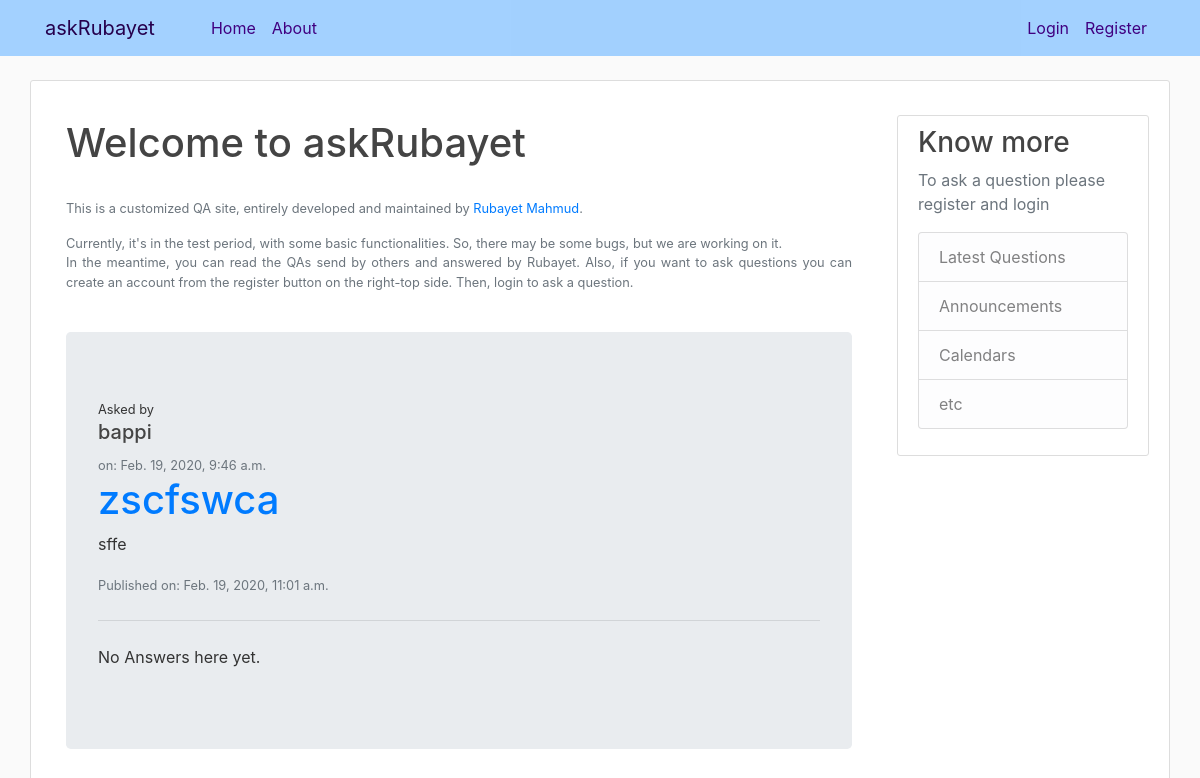
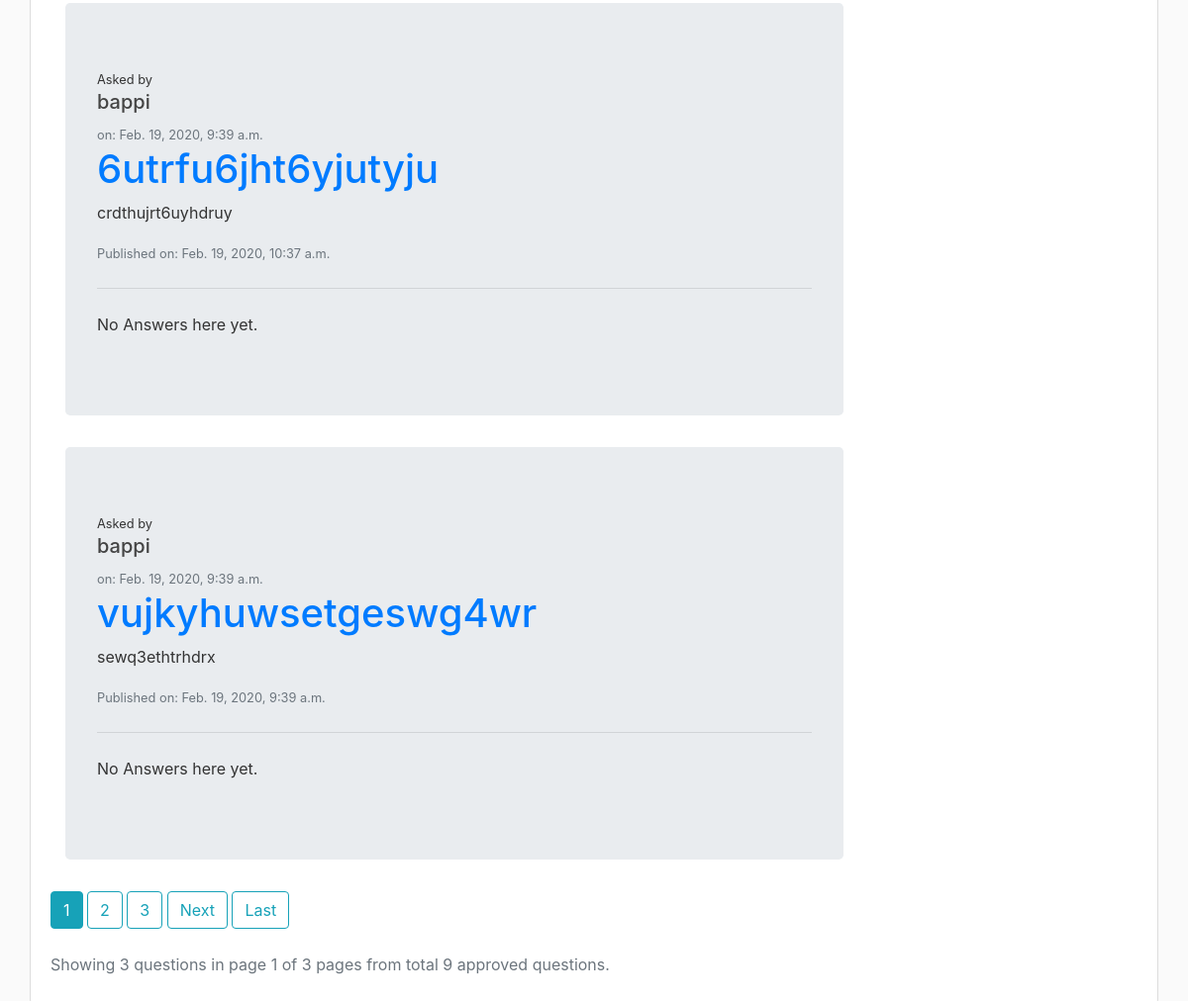
/, run on an earlier commit of the app's database (2 pictures, top to bottom).
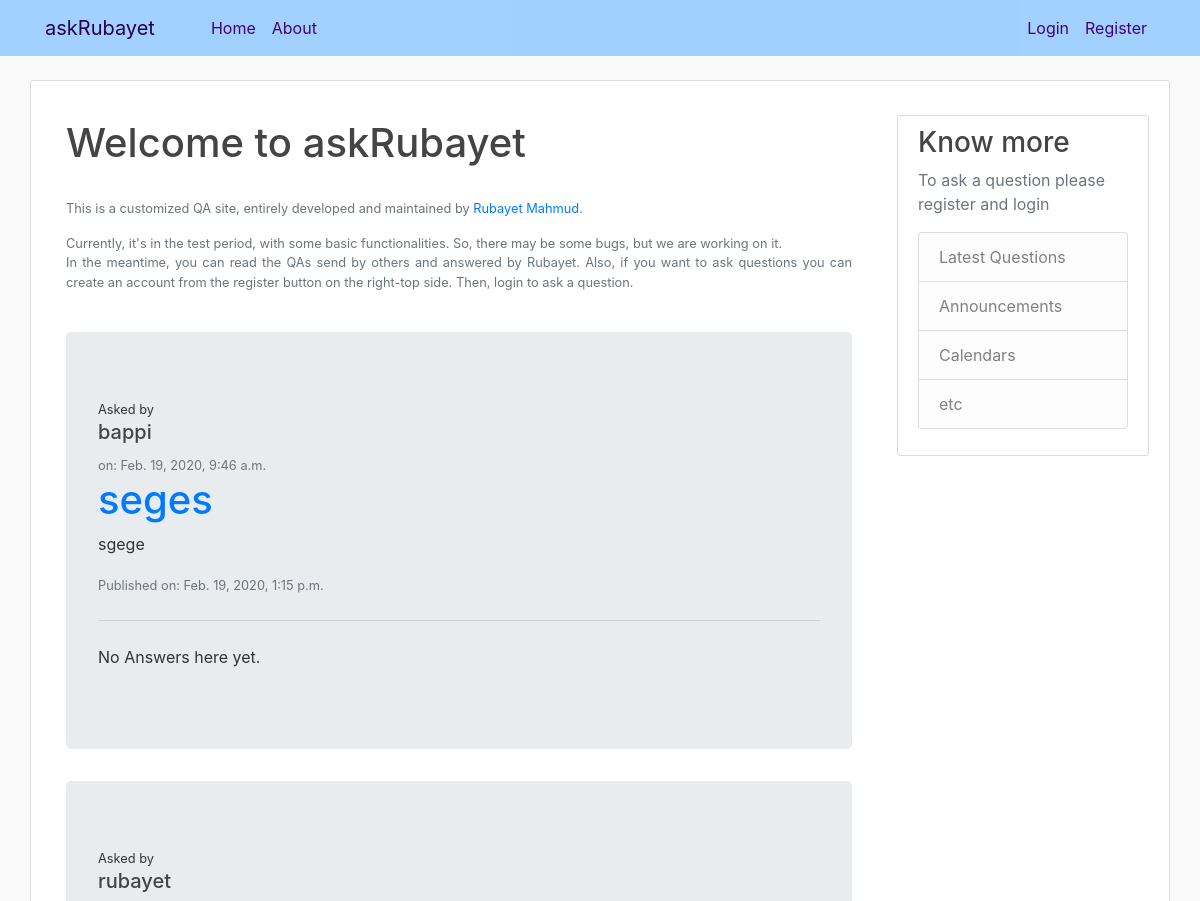
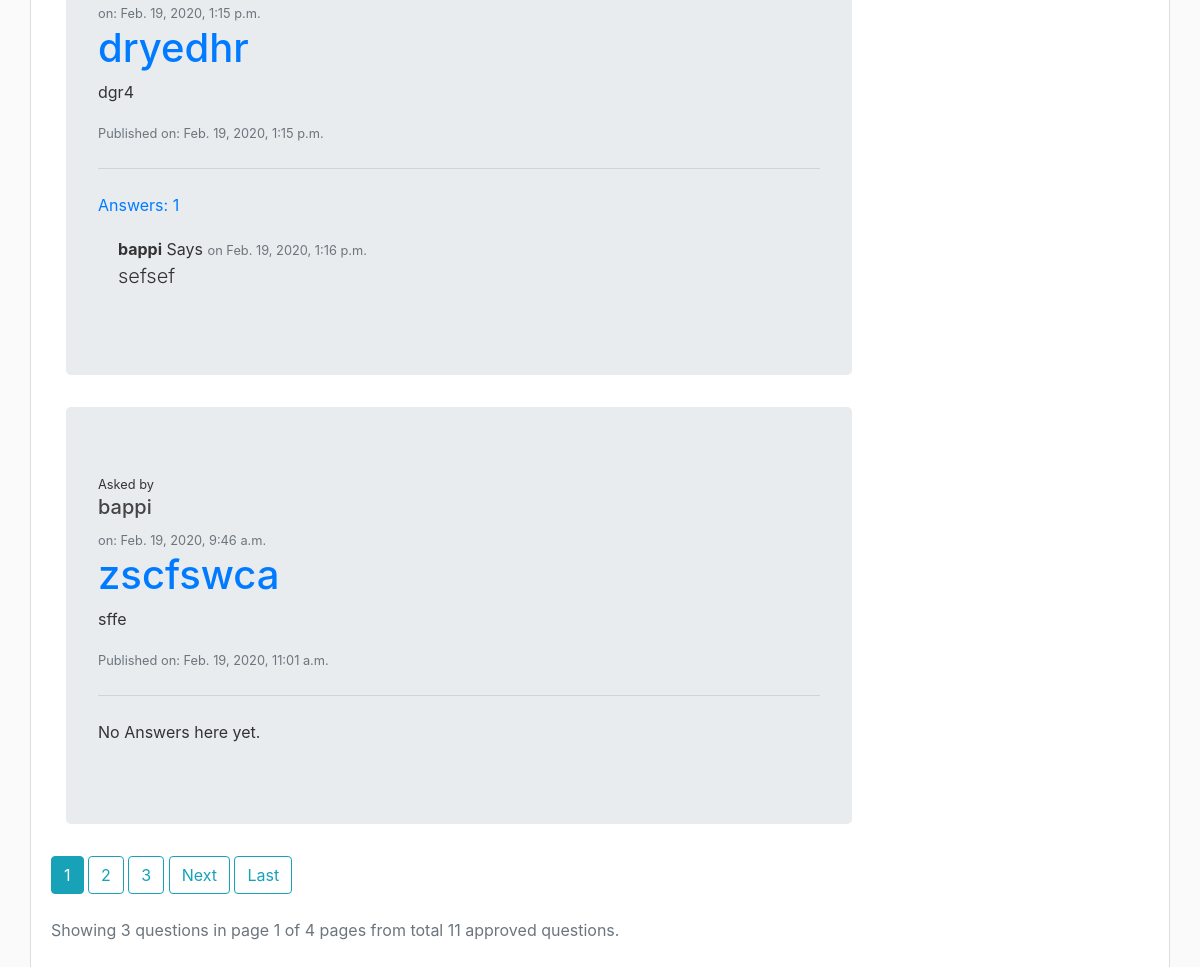
And on a later commit of the database (2 pictures, top to bottom).
### ask/models.py (models this page shows, shortened)
class Question(models.Model):
    author                  = models.ForeignKey(settings.AUTH_USER_MODEL, on_delete=models.CASCADE)
    title                   = models.CharField(max_length=300)
    optional_description    = models.TextField(blank=True, null=True)
    created_date            = models.DateTimeField(default=timezone.now)
    published_date          = models.DateTimeField(blank=True, null=True)
    def approved_answer(self):
        return self.answer.filter(approved_answer=True)

class Answer(models.Model):
    question            = models.ForeignKey('ask.question', on_delete=models.CASCADE, related_name='answer')
    author              = models.ForeignKey(settings.AUTH_USER_MODEL, on_delete=models.CASCADE)
    text                = models.TextField()
    created_date        = models.DateTimeField(default=timezone.now)
    approved_answer     = models.BooleanField(default=False)

### ask/views.py (the view)
# urls.py: path('', views.QuestionListView.as_view(), name='question_list'),
class QuestionListView(ListView):
    model = Question
    template_name = 'ask/question_list.html'
    context_object_name = 'questions'
    paginate_by = 3
    def get_queryset(self):
        return Question.objects.filter(published_date__lte=timezone.now()).order_by('-published_date')

### ask/templates/ask/question_list.html (shortened to what this page needs)
{% extends "ask/base.html" %}
{% block content %}
<div class="container">
  {% if not user.is_authenticated %}
     <h1 class="mt-1">Welcome to askRubayet</h1>
     <small class="container text-muted mt-4">
        <p>This is a customized QA site, entirely developed and maintained by
        <a href="https://www.mrubayet.com">Rubayet Mahmud</a>.
        </p>
        <p>
        Currently, it's in the test period, with some basic functionalities.
        So, there may be some bugs, but we are working on it.
        <br>
        In the meantime, you can read the QAs send by others and answered by Rubayet.
        Also, if you want to ask questions you can create an account from
        the register button on the right-top side. Then, login to ask a question.
        </p>
     </small>
 {% endif %}
  {% for question in questions %}
  <div class="jumbotron">
    <small>Asked by</small>
    <h5>{{ question.author }}</h5>
    <small class="text-muted"> on: {{ question.created_date }}</small>
    <h1 class="display-5"><a href="{% url 'question_detail' pk=question.pk %}">{{ question.title }}</a></h1>
    <p >{{ question.optional_description }}</p>
    {% if question.published_date %}
      <small class="text-muted">Published on: {{ question.published_date }}</small>
    {% endif %}
    <hr class="my-4">
    {% if question.approved_answer %}
    <p class="display-5"><a href="{% url 'question_detail' pk=question.pk %}">Answers: {{ question.approved_answer.count }}</a></p>
      {% for ans in question.answer.all %}
        {% if ans.approved_answer %}
          <div class="answer">
            <strong>{{ ans.author }}</strong> Says
            <small class="text-muted">on {{ans.created_date }} </small>
            <p class="lead">{{ ans.text }}</p>
          </div>
        {% endif %}
      {% endfor %}
    {% else %}
      <p>No Answers here yet.</p>
    {% endif %}
  </div>
  {% endfor %}
</div>
{% if is_paginated %}
  {% for num in page_obj.paginator.page_range %}
    {% if page_obj.number == num %}
      <a class="btn btn-info mb-4" href="?page={{ num }}">{{ num }}</a>
    {% elif num > page_obj.number|add:'-3' and num < page_obj.number|add:'3' %}
      <a class="btn btn-outline-info mb-4" href="?page={{ num }}">{{ num }}</a>
    {% endif %}
  {% endfor %}
  {% if page_obj.has_next %}
    <a class="btn btn-outline-info mb-4"
    href="?page={{ page_obj.next_page_number }}">Next</a>
    <a class="btn btn-outline-info mb-4"
    href="?page={{ page_obj.paginator.num_pages }}">Last</a>
  {% endif %}
{% endif %}
<p class="text-muted">Showing {{ page_obj.object_list.count }} questions in
  page {{ page_obj.number }} of  {{ page_obj.paginator.num_pages }}
  pages from total {{ page_obj.paginator.count }} approved questions.
</p>
{% endblock content %}

What changed in the data, as far as the page shows it:
no longer on this page (row unchanged): Question: author "bappi", created_date "Feb. 19, 2020, 9:39 a.m.", title "6utrfu6jht6yjutyju", optional_description "crdthujrt6uyhdruy", published_date "Feb. 19, 2020, 10:37 a.m.", shows "No Answers here yet."
no longer on this page (row unchanged): Question: author "bappi", created_date "Feb. 19, 2020, 9:39 a.m.", title "vujkyhuwsetgeswg4wr", optional_description "sewq3ethtrhdrx", published_date "Feb. 19, 2020, 9:39 a.m.", shows "No Answers here yet."
now on this page (row edited): Question: author "bappi", created_date "Feb. 19, 2020, 9:46 a.m.", title "seges", optional_description "sgege", published_date "Feb. 19, 2020, 1:15 p.m.", shows "No Answers here yet."
added Question: author "rubayet", created_date "Feb. 19, 2020, 1:15 p.m.", title "dryedhr", optional_description "dgr4", published_date "Feb. 19, 2020, 1:15 p.m.", approved_answer.count "1"
added Answer: author "bappi", created_date "Feb. 19, 2020, 1:16 p.m.", text "sefsef"
Also different on the page:
{{ page_obj.paginator.num_pages }}: "3" → "4"
{{ page_obj.paginator.count }}: "9" → "11"
